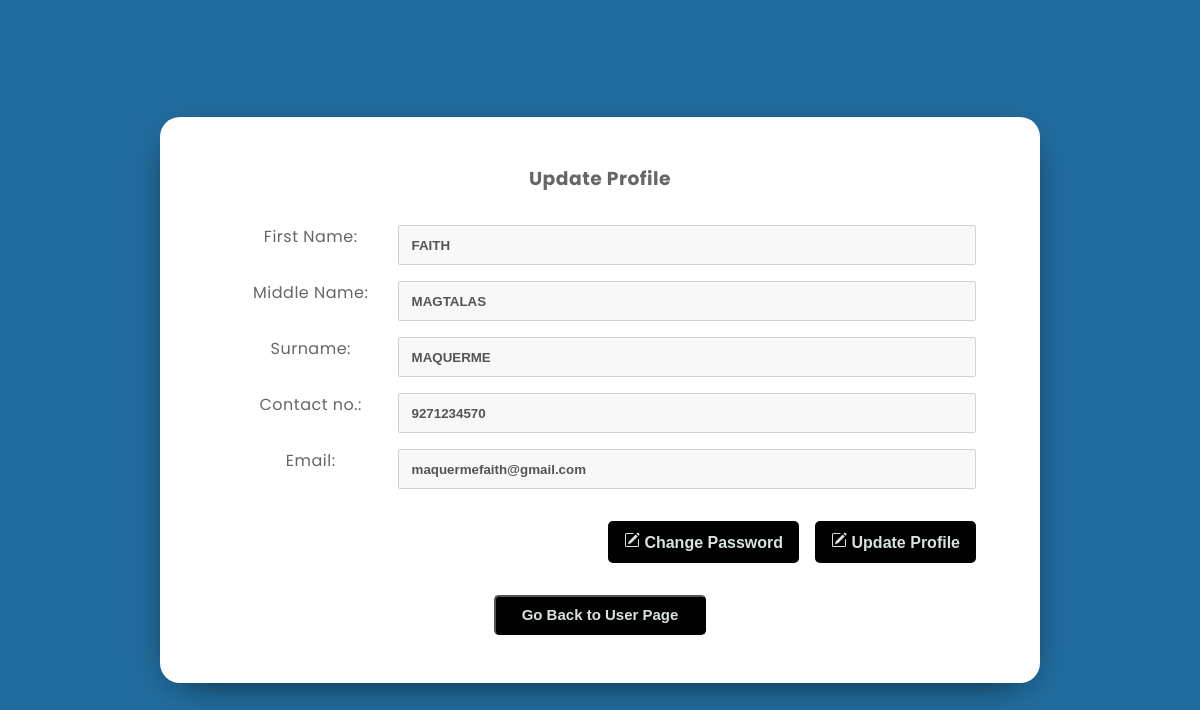
The page /user/profileUpdate.php (signed in) on the database its author committed.
### tables this page shows
CREATE TABLE `users` (
  `user_id` int(11) NOT NULL,
  `firstname` varchar(200) NOT NULL,
  `middlename` varchar(200) NOT NULL,
  `surname` varchar(200) NOT NULL,
  `registration_date` datetime NOT NULL DEFAULT current_timestamp(),
  `contact` bigint(20) NOT NULL,
  `email` varchar(200) NOT NULL,
  `password` varchar(200) NOT NULL,
  `role` varchar(250) NOT NULL,
  `archived_flag` int(11) NOT NULL,
  `otp` int(11) DEFAULT NULL,
  `expire_time` datetime DEFAULT NULL
);

### user/session.php (called while the page is built, shortened)
<?php
    if (isset($_SESSION['user'])) {
            $user = $_SESSION['user'];
            $id = $user->user_id;
    } else {
        header('Location: ../logoutmodule/logout.php');
    }
?>

### user/profileUpdate.php (the view, shortened to what this page needs)
<?php include('session.php'); ?>
<!DOCTYPE html>
<html lang="en">
<head>
    <link rel="stylesheet" href="../assets/global/css/design.css" />
    <link rel="stylesheet" href="../assets/global/css/main.css" />
    <link rel="stylesheet" href="../assets/global/css/global.css" />
    <link rel="stylesheet" href="../assets/global/css/table.css" />
    <link rel="stylesheet" href="../assets/css/user_profile.css" />
</head>
<body>
    <main class="main-container">
        <div class="main-title">
            <h3>Update Profile</h3>
        </div>
        <div class="content">
            <section class="body" id="profile">
                <section class="profile">
                    <section class="profileBody">
                        <form action="process_update_profile.php" method="post">
                            <section class="txtFields">
                            <?php
                                        $result = $connection->query("SELECT * FROM users WHERE user_id = '$id'");
                                        $row = $result->fetch_object();
                                        $fname = $row->firstname;
                                        $mname = $row->middlename;
                                        $lname = $row->surname;
                                        $email = $row->email;
                                        $contact = $row->contact;
                                    ?>
                                    <label for="firstname">First Name:</label>
                                    <input
                                        type="text"
                                        disabled
                                        value="<?php echo strtoupper($fname)?>"
                                    />
                                </section>
                                <section class="txtFields">
                                    <label for="firstname">Middle Name:</label>
                                    <input
                                        type="text"
                                        disabled
                                        value="<?php echo strtoupper($mname)?>"
                                    />
                                </section>
                                <section class="txtFields">
                                    <label for="firstname">Surname:</label>
                                    <input
                                        type="text"
                                        disabled
                                        value="<?php echo strtoupper($lname)?>"
                                    />
                                </section>
                                <section class="txtFields">
                                    <label for="firstname">Contact no.:</label>
                                    <input
                                        type="text"
                                        disabled
                                        value="<?php echo $contact?>"
                                    />
                                </section>
                                <section class="txtFields">
                                    <label for="firstname">Email:</label>
                                    <input
                                        type="text"
                                        disabled
                                        value="<?php echo $email?>"
                                    />
                                </section>
                            <section class="profileBtn">
                                    <button type="type" class="mr-1 modal-trigger" data-modal-id="<?php echo 'change_password'.$id; ?>">
                                        Change Password
                                    </button>
                                    <?php
                                        include('account_modals/account_change_password.php');
                                    ?>
                                    <button type="type" class="modal-trigger" data-modal-id="<?php echo 'update_profile'.$id; ?>">
                                        Update Profile
                                    </button>
                        </form>
                    </section>
                </section>
            </section>
        </div>
                    <button id="cancel" class="modal-trigger" type="type">Go Back to User Page</button>
    </main>
</body>
</html>

### assets/global/css/design.css (style rules this page uses)
:root { --blue1: rgba(36, 175, 242); --blue2: rgba(7, 164, 241); --blue3: rgba(23, 147, 217); --blue4: rgba(4, 127, 204); --blue5: rgba(30,144,255); --light_blue: rgba(63, 194, 250); --dim_blue: rgba(137, 192, 223); --dark_blue: rgba(30, 70, 139); --gray: rgba(208, 216, 227); --dark_gray: rgba(141, 164, 196); --dirty_white: rgba(244, 244, 244); --red: rgba(254, 0, 0); --maroon: rgba(154, 0, 0); }
* { margin: 0; padding: 0; box-sizing: border-box; }
body { font-family: "Montserrat", sans-serif; letter-spacing: 0.5px; line-height: 1.2; scrollbar-color: smooth; background-color: #e6e8ed; color: #666666; }

### assets/global/css/main.css (style rules this page uses)
:root { --darkgreen: hsl(120, 98%, 25%); --darkgreen1: hsl(100, 98%, 27%); --lightgreen: hsl(120, 97%, 30%); --gold: hsl(45, 99%, 46%); --lightgold: hsl(45, 99%, 53%); --whitesmoke: hsl(0, 0%, 98%); --white: hsl(0, 0%, 100%); --black: hsl(0, 0%, 25%); --green: hsl(134, 62%, 31%); --green1: hsl(134, 62%, 35%); --sidebaractive: hsl(0, 0%, 90%); --sidebarhover: hsl(0, 0%, 88%); --sidebartexthover: hsl(0, 0%, 0%); }
* { margin: 0; padding: 0; box-sizing: border-box; }
html { font-family: "samsung", poppins, serif, monospace, sans-serif; }
body { line-height: 1.5; letter-spacing: 0.0625 rem; background-color: hsl(0, 0%, 96%); overflow-x: hidden; overflow-y: auto; scroll-behavior: smooth; }

### assets/global/css/global.css (style rules this page uses)
.mr-1 { margin-right: 0.25rem; }
.modal-trigger { background: linear-gradient( 135deg, var(--color-primary-variant), var(--color-primary) ); font-size: 15px; color: var(--color-bg-1); margin-top: 1rem; display: inline-block; padding: 0.6rem 1.6rem; font-weight: 600; border-radius: 0.3rem; cursor: pointer; }
* { margin: 0; padding: 0; box-sizing: border-box; }

### assets/css/user_profile.css (style rules this page uses)
:root { --color-primary: #000; --color-primary: #000; --color-primary-variant: #000; --color-bg-1:#D8E2DC; --color-bg-2:#D8E2DC; --color-bg-3:#F7F7F0; --color-bg-4:#D8E2DC; --color-bg-5:#216c9e; --color-light: #000; --color-white:hsl(0, 0%, 0%); --container-witdh-lg:88%; --container-witdh-md: 92%; --transition: all 400ms ease; }
* { box-sizing: border-box; }
body { font-family: 'Poppins', sans-serif; padding: 0; margin: 0; display: flex; align-items: center; justify-content: center; background-color: var(--color-bg-5); height: 100vh; }
.main-container { text-align: center; background-color: white; width: 55rem; border-radius: 20px; padding: 3rem; box-shadow: 0 10px 40px -20px black; }
.mr-1 { margin-right: 1rem; }
.profileBody { padding: 1rem; gap: 1rem; }
.txtFields { display: grid; grid-template-columns: 0.2fr 1fr; margin: 1rem 0; }
.txtFields input { height: 40px; padding: 0.75rem; outline: none; font-weight: bold; cursor: not-allowed; }
.profileBtn { display: flex; justify-content: end; }
.profileBtn button { background-color: var(--lightgold); outline: none; border: none; border-radius: 5px; cursor: pointer; font-size: 1rem; transition: 0.2s linear; padding: 0.675rem 1rem; }
@media only screen and (max-width: 75em) { .txtFields { grid-template-columns: 0.3fr 1fr; } }

### rows shown on the page
users: firstname "FAITH", middlename "MAGTALAS", surname "MAQUERME", contact "9271234570", email "maquermefaith@gmail.com"
